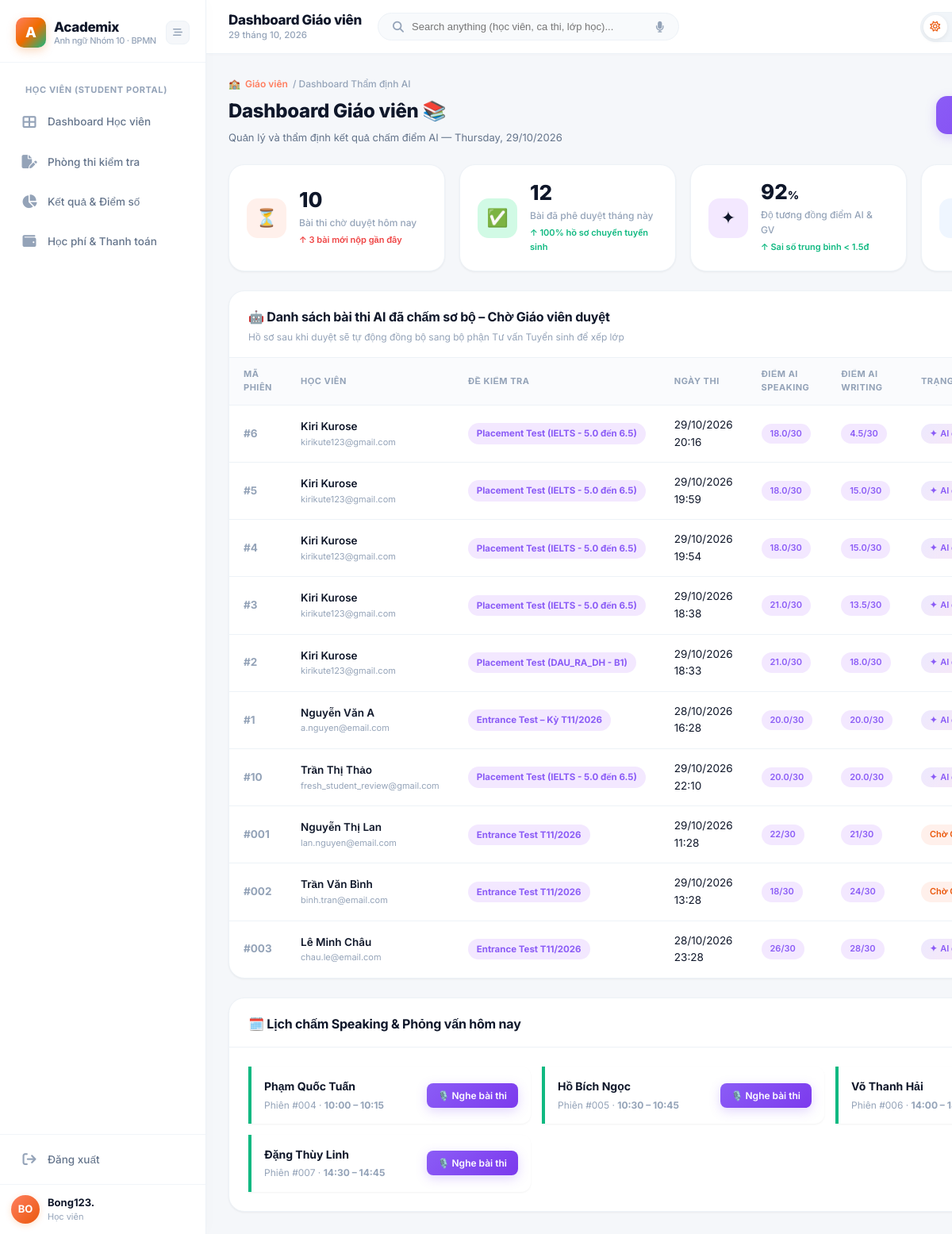
Screenshot of /users/teacher/ (signed in) with the database file from the repository.
### apps/users/models.py (models this page shows, shortened)
class KhachHang(models.Model):
    class TrangThai(models.TextChoices):
        TIEM_NANG = 'TIEM_NANG', 'Tiềm năng'
        DANG_TU_VAN = 'DANG_TU_VAN', 'Đang tư vấn'
        DA_GHI_DANH = 'DA_GHI_DANH', 'Đã ghi danh'
        NGUNG = 'NGUNG', 'Ngừng'
    ho_ten = models.CharField(max_length=255, verbose_name='Họ tên')
    email = models.EmailField(unique=True, verbose_name='Email')
    so_dien_thoai = models.CharField(max_length=20, blank=True, default='', verbose_name='Số điện thoại')
    ngay_sinh = models.DateField(null=True, blank=True, verbose_name='Ngày sinh')
    trang_thai = models.CharField(
        max_length=20,
        choices=TrangThai.choices,
        default=TrangThai.TIEM_NANG,
        verbose_name='Trạng thái',
    )
    ngay_tao = models.DateTimeField(auto_now_add=True, verbose_name='Ngày tạo')
    class Meta:
        db_table = 'khach_hang'
        verbose_name = 'Khách hàng'
        verbose_name_plural = 'Danh sách khách hàng'
        ordering = ['-ngay_tao']

### apps/placement_tests/models.py (models this page shows, shortened)
class BaiKiemTra(models.Model):
    class TrangThai(models.TextChoices):
        KICH_HOAT = 'KICH_HOAT', 'Kích hoạt'
        AN = 'AN', 'Ẩn'
    ten_bai = models.CharField(max_length=255, verbose_name='Tên bài')
    thoi_gian_phut = models.PositiveIntegerField(verbose_name='Thời gian (phút)')
    trang_thai = models.CharField(
        max_length=20,
        choices=TrangThai.choices,
        default=TrangThai.KICH_HOAT,
        verbose_name='Trạng thái',
    )
    class Meta:
        db_table = 'bai_kiem_tra'
        verbose_name = 'Bài kiểm tra'
        verbose_name_plural = 'Danh sách bài kiểm tra'

class PhienLamBai(models.Model):
    class TrangThai(models.TextChoices):
        DA_HEN = 'DA_HEN', 'Đã hẹn'
        DANG_LAM = 'DANG_LAM', 'Đang làm'
        HOAN_THANH = 'HOAN_THANH', 'Hoàn thành'
        HUY = 'HUY', 'Hủy'
    ho_so_tu_van = models.ForeignKey(
        HoSoTuVan,
        on_delete=models.CASCADE,
        related_name='phien_lam_bais',
        verbose_name='Hồ sơ tư vấn',
    )
    bai_kiem_tra = models.ForeignKey(
        BaiKiemTra,
        on_delete=models.PROTECT,
        related_name='phien_lam_bais',
        verbose_name='Bài kiểm tra',
    )
    thoi_gian_hen = models.DateTimeField(
        null=True,
        blank=True,
        verbose_name='Lịch hẹn test',
    )
    bat_dau = models.DateTimeField(null=True, blank=True, verbose_name='Bắt đầu')
    hoan_thanh = models.DateTimeField(null=True, blank=True, verbose_name='Hoàn thành')
    trang_thai = models.CharField(
        max_length=20,
        choices=TrangThai.choices,
        default=TrangThai.DA_HEN,
        verbose_name='Trạng thái',
    )
    class Meta:
        db_table = 'phien_lam_bai'
        verbose_name = 'Phiên làm bài'
        verbose_name_plural = 'Danh sách phiên làm bài'
        ordering = ['-thoi_gian_hen']

### apps/users/views.py (the view)
# urls.py: path('teacher/', views.teacher_dashboard, name='teacher_dashboard'),
def teacher_dashboard(request):
    if not request.session.get('user_email') and not (hasattr(request, 'user') and request.user.is_authenticated):
        return redirect('users:student_login')
    now = timezone.now()
    real_reviews = []
    try:
        db_phiens = PhienLamBai.objects.select_related('ho_so_tu_van__khach_hang', 'bai_kiem_tra').prefetch_related('bai_lam_ky_nangs').order_by('-hoan_thanh')[:10]
        for p in db_phiens:
            kh = p.ho_so_tu_van.khach_hang if p.ho_so_tu_van else None
            spk_score = 20.0
            wri_score = 20.0
            for b in p.bai_lam_ky_nangs.all():
                if b.ky_nang == 'SPEAKING':
                    spk_score = b.diem_dieu_chinh or b.diem_tu_dong or 20.0
                elif b.ky_nang == 'WRITING':
                    wri_score = b.diem_dieu_chinh or b.diem_tu_dong or 20.0
            real_reviews.append({
                'ma_phien': str(p.id),
                'ten_hoc_vien': kh.ho_ten if (kh and kh.ho_ten) else 'Học viên mới',
                'email': kh.email if kh else '',
                'ten_bai': p.bai_kiem_tra.ten_bai if p.bai_kiem_tra else 'Entrance Test T11/2026',
                'ngay_thi': p.hoan_thanh or p.bat_dau or now,
                'speaking_score': round(spk_score, 1),
                'writing_score': round(wri_score, 1),
                'trang_thai': 'AI_DA_CHAM',
            })
    except Exception:
        pass
    fallback_reviews = [
        {
            'ma_phien': '001',
            'ten_hoc_vien': 'Nguyễn Thị Lan',
            'email': 'lan.nguyen@email.com',
            'ten_bai': 'Entrance Test T11/2026',
            'ngay_thi': now - timedelta(hours=12),
            'speaking_score': 22,
            'writing_score': 21,
            'trang_thai': 'CHO_DUYET',
        },
        {
            'ma_phien': '002',
            'ten_hoc_vien': 'Trần Văn Bình',
            'email': 'binh.tran@email.com',
            'ten_bai': 'Entrance Test T11/2026',
            'ngay_thi': now - timedelta(hours=10),
            'speaking_score': 18,
            'writing_score': 24,
            'trang_thai': 'CHO_DUYET',
        },
        {
            'ma_phien': '003',
            'ten_hoc_vien': 'Lê Minh Châu',
            'email': 'chau.le@email.com',
            'ten_bai': 'Entrance Test T11/2026',
            'ngay_thi': now - timedelta(days=1),
            'speaking_score': 26,
            'writing_score': 28,
            'trang_thai': 'AI_DA_CHAM',
        },
    ]
    all_reviews = real_reviews + [r for r in fallback_reviews if r['ma_phien'] not in [x['ma_phien'] for x in real_reviews]]
    context = {
        'today': now,
        'pending_count': len(all_reviews),
        'approved_count': 12,
        'ai_accuracy': 92,
        'speaking_count': 4,
        'review_list': all_reviews,
        'speaking_schedule': [
            {'ten_hoc_vien': 'Phạm Quốc Tuấn', 'ma_phien': '004', 'gio_hen': '10:00 – 10:15'},
            {'ten_hoc_vien': 'Hồ Bích Ngọc', 'ma_phien': '005', 'gio_hen': '10:30 – 10:45'},
            {'ten_hoc_vien': 'Võ Thanh Hải', 'ma_phien': '006', 'gio_hen': '14:00 – 14:15'},
            {'ten_hoc_vien': 'Đặng Thùy Linh', 'ma_phien': '007', 'gio_hen': '14:30 – 14:45'},
        ],
    }
    return render(request, 'users/teacher_dashboard.html', context)

### apps/users/templates/users/teacher_dashboard.html (shortened to what this page needs)
{% extends 'base.html' %}
{% load static %}
{% block page_heading %}Dashboard Giáo viên{% endblock %}
{% block content %}
<div class="page-header">
  <div class="page-breadcrumb">🏫 <span>Giáo viên</span> / Dashboard Thẩm định AI</div>
  <div style="display: flex; justify-content: space-between; align-items: flex-start; flex-wrap: wrap; gap: 12px;">
    <div>
      <h1 class="page-title">Dashboard Giáo viên 📚</h1>
      <p class="page-subtitle">Quản lý và thẩm định kết quả chấm điểm AI — {{ today|date:"l, d/m/Y" }}</p>
    </div>
    <a href="{% url 'placement_tests:teacher_review' %}" class="btn btn-purple btn-lg">
    </a>
  </div>
</div>
<div class="stat-grid">
  <div class="stat-card">
    <div class="stat-icon coral">⏳</div>
    <div class="stat-info">
      <div class="stat-value">{{ pending_count|default:7 }}</div>
      <div class="stat-label">Bài thi chờ duyệt hôm nay</div>
      <div class="stat-delta down">↑ 3 bài mới nộp gần đây</div>
    </div>
  </div>
  <div class="stat-card">
    <div class="stat-icon emerald">✅</div>
    <div class="stat-info">
      <div class="stat-value">{{ approved_count|default:12 }}</div>
      <div class="stat-label">Bài đã phê duyệt tháng này</div>
      <div class="stat-delta up">↑ 100% hồ sơ chuyển tuyển sinh</div>
    </div>
  </div>
  <div class="stat-card">
    <div class="stat-icon purple">✦</div>
    <div class="stat-info">
      <div class="stat-value">{{ ai_accuracy|default:88 }}<span style="font-size:14px">%</span></div>
      <div class="stat-label">Độ tương đồng điểm AI & GV</div>
      <div class="stat-delta up">↑ Sai số trung bình &lt; 1.5đ</div>
    </div>
  </div>
  <div class="stat-card">
    <div class="stat-icon blue">🎙️</div>
  </div>
</div>
<div class="card rounded-2xl shadow-sm" style="margin-bottom: 24px;">
  <div class="card-header">
    <div>
      <div class="card-title">🤖 Danh sách bài thi AI đã chấm sơ bộ – Chờ Giáo viên duyệt</div>
      <div class="card-subtitle">Hồ sơ sau khi duyệt sẽ tự động đồng bộ sang bộ phận Tư vấn Tuyển sinh để xếp lớp</div>
    </div>
  </div>
  <div class="table-wrapper">
    <table>
      <thead>
        <tr>
          <th>Mã phiên</th>
          <th>Học viên</th>
          <th>Đề kiểm tra</th>
          <th>Ngày thi</th>
          <th>Điểm AI Speaking</th>
          <th>Điểm AI Writing</th>
          <th>Trạng thái</th>
        </tr>
      </thead>
      <tbody>
        {% for item in review_list %}
        <tr>
          <td style="font-weight: 700; color: var(--text-muted);">#{{ item.ma_phien }}</td>
          <td>
            <div style="font-weight: 600; font-size: 13.5px;">{{ item.ten_hoc_vien }}</div>
            <div style="font-size: 11px; color: var(--text-muted);">{{ item.email }}</div>
          </td>
          <td><span class="badge badge-purple" style="font-size: 11.5px; font-weight: 700;">{{ item.ten_bai }}</span></td>
          <td>{{ item.ngay_thi|date:"d/m/Y H:i" }}</td>
          <td><span class="badge badge-purple">{{ item.speaking_score }}/30</span></td>
          <td><span class="badge badge-purple">{{ item.writing_score }}/30</span></td>
          <td>
            {% if item.trang_thai == 'CHO_DUYET' %}
              <span class="badge badge-coral">Chờ GV duyệt</span>
            {% elif item.trang_thai == 'AI_DA_CHAM' %}
              <span class="badge badge-ai">AI đã chấm</span>
            {% else %}
              <span class="badge badge-emerald">Đã duyệt</span>
            {% endif %}
          </td>
        </tr>
        {% endfor %}
      </tbody>
    </table>
  </div>
</div>
<div class="card rounded-2xl shadow-sm">
  <div class="card-header">
    <div class="card-title">🗓️ Lịch chấm Speaking & Phỏng vấn hôm nay</div>
  </div>
  <div class="card-body">
    <div style="display: grid; grid-template-columns: repeat(auto-fill, minmax(280px, 1fr)); gap: 14px;">
      {% for s in speaking_schedule %}
      <div class="class-card available" style="margin-bottom: 0;">
        <div>
          <div style="font-weight: 700; font-size: 14px; color: var(--text-primary);">{{ s.ten_hoc_vien }}</div>
          <div style="font-size: 12px; color: var(--text-muted); margin-top: 2px;">
            Phiên #{{ s.ma_phien }} · <strong>{{ s.gio_hen }}</strong>
          </div>
        </div>
        <a href="{% url 'placement_tests:teacher_review' %}?session={{ s.ma_phien }}&skill=SPEAKING" class="btn btn-purple btn-sm">
          🎙️ Nghe bài thi
        </a>
      </div>
      {% endfor %}
    </div>
  </div>
</div>
{% endblock %}

### templates/base.html (shortened to what this page needs)
{% load static %}
<!DOCTYPE html>
<html lang="vi" data-theme="light">
<head>
  <link rel="stylesheet" href="https://cdnjs.cloudflare.com/ajax/libs/font-awesome/6.5.0/css/all.min.css">
  <link rel="stylesheet" href="{% static 'css/academix.css' %}">
  <link rel="stylesheet" href="{% static 'css/components.css' %}">
</head>
<body>
  <div class="app-wrapper">
    <aside class="sidebar" id="sidebar">
      <div class="sidebar-logo">
        <div class="logo-main">
          <div class="logo-icon">A</div>
          <div class="logo-text">
            Academix
            <small>Anh ngữ Nhóm 10 · BPMN</small>
          </div>
        </div>
        <button class="logo-collapse" id="sidebar-collapse-btn" title="Thu gọn / Mở rộng" onclick="toggleSidebar()">
          <i class="fa-solid fa-bars-staggered"></i>
        </button>
      </div>
      <nav class="sidebar-nav">
        {% block sidebar_main %}
        {% if request.user.role == 'STUDENT' or current_role == 'STUDENT' %}
        <div class="sidebar-section-label">Học viên (Student Portal)</div>
        <a href="{% url 'users:student_dashboard' %}" class="nav-item" data-href="{% url 'users:student_dashboard' %}">
          <span class="nav-icon"><i class="fa-solid fa-table-cells-large"></i></span>
          <span>Dashboard Học viên</span>
        </a>
        <a href="{% url 'placement_tests:test_room' %}" class="nav-item"
          data-href="{% url 'placement_tests:test_room' %}">
          <span class="nav-icon"><i class="fa-solid fa-file-pen"></i></span>
          <span>Phòng thi kiểm tra</span>
        </a>
        <a href="{% url 'placement_tests:test_result' %}" class="nav-item"
          data-href="{% url 'placement_tests:test_result' %}">
          <span class="nav-icon"><i class="fa-solid fa-chart-pie"></i></span>
          <span>Kết quả & Điểm số</span>
        </a>
        <a href="{% url 'billing:payment_detail' %}" class="nav-item" data-href="{% url 'billing:payment_detail' %}">
          <span class="nav-icon"><i class="fa-solid fa-wallet"></i></span>
          <span>Học phí & Thanh toán</span>
        </a>
        {% endif %}
        {% endblock %}
      </nav>
      <div class="sidebar-footer">
        <a href="{% url 'users:student_logout' %}" class="nav-item sidebar-footer-item">
          <span class="nav-icon"><i class="fa-solid fa-arrow-right-from-bracket"></i></span>
          <span>Đăng xuất</span>
        </a>
        <div class="sidebar-profile">
          <div class="avatar" id="sidebar-avatar-circle">
            {{ user_initials|default:"HV" }}
          </div>
          <div class="profile-info">
            <div class="profile-name" id="sidebar-user-name">
              {{ display_user_name|default:"Người dùng" }}
            </div>
            <div class="profile-role" id="sidebar-user-role">
              {{ role_label|default:"Học viên" }}
            </div>
          </div>
        </div>
      </div>
    </aside>
    <div class="main-area">
      <header class="top-header">
        <div class="header-left">
          <div class="header-title-box">
            <div class="header-title">{% block page_heading %}Dashboard{% endblock %}</div>
            <div class="header-date" id="header-live-date">23 September, 2024</div>
          </div>
        </div>
        <div class="header-search">
          <i class="fa-solid fa-magnifying-glass search-icon"></i>
          <input type="text" id="global-search" placeholder="Search anything (học viên, ca thi, lớp học)...">
          <i class="fa-solid fa-microphone search-mic" title="Tìm bằng giọng nói"></i>
        </div>
        <div class="header-actions">
          <div class="theme-pill-toggle" title="Đổi chế độ sáng / tối" onclick="ThemeManager.toggle()">
            <div class="theme-pill-btn active" id="theme-sun-btn" title="Giao diện Sáng">
              <i class="fa-regular fa-sun"></i>
            </div>
            <div class="theme-pill-btn" id="theme-moon-btn" title="Giao diện Tối">
            </div>
          </div>
        </div>
      </header>
      <main class="page-content">
        {% block content %}
        {% endblock %}
      </main>
    </div>
  </div>
</body>
</html>

### rows the page displays
KhachHang: ten_hoc_vien "Kiri Kurose" "Kiri Kurose" "Kiri Kurose" "Kiri Kurose" "Kiri Kurose", email "kirikute123@gmail.com" "kirikute123@gmail.com" "kirikute123@gmail.com" "kirikute123@gmail.com" "kirikute123@gmail.com"
BaiKiemTra: ten_bai "Placement Test (IELTS - 5.0 đến 6.5)" "Placement Test (IELTS - 5.0 đến 6.5)" "Placement Test (IELTS - 5.0 đến 6.5)" "Placement Test (IELTS - 5.0 đến 6.5)" "Placement Test (IELTS - 5.0 đến 6.5)"
PhienLamBai: ngay_thi "29/10/2026 20:16"
PhienLamBai: ngay_thi "29/10/2026 19:59"
PhienLamBai: ngay_thi "29/10/2026 19:54"
PhienLamBai: ngay_thi "29/10/2026 18:38"
BaiKiemTra: ten_bai "Placement Test (DAU_RA_DH - B1)"
PhienLamBai: ngay_thi "29/10/2026 18:33"
KhachHang: ten_hoc_vien "Nguyễn Văn A", email "a.nguyen@email.com"
BaiKiemTra: ten_bai "Entrance Test – Kỳ T11/2026"
PhienLamBai: ngay_thi "28/10/2026 16:28"
KhachHang: ten_hoc_vien "Trần Thị Thảo", email "fresh_student_review@gmail.com"
PhienLamBai: ngay_thi "29/10/2026 22:10"

### other values shown
{{ user_initials|default:"HV" }} "BO"
{{ display_user_name|default:"Người dùng" }} "Bong123."
{{ role_label|default:"Học viên" }} "Học viên"
{{ pending_count|default:7 }} "10"
{{ approved_count|default:12 }} "12"
{{ ai_accuracy|default:88 }} "92"
{{ item.ma_phien }} "6" "5" "4" "3" "2" "1" "10" "001" "002" "003"
{{ item.speaking_score }} "18.0" "18.0" "18.0" "21.0" "21.0" "20.0" "20.0" "22" "18" "26"
{{ item.writing_score }} "4.5" "15.0" "15.0" "13.5" "18.0" "20.0" "20.0" "21" "24" "28"
{{ item.ten_hoc_vien }} "Nguyễn Thị Lan" "Trần Văn Bình" "Lê Minh Châu"
{{ item.email }} "lan.nguyen@email.com" "binh.tran@email.com" "chau.le@email.com"
{{ item.ten_bai }} "Entrance Test T11/2026" "Entrance Test T11/2026" "Entrance Test T11/2026"
{{ item.ngay_thi|date:"d/m/Y H:i" }} "29/10/2026 11:28" "29/10/2026 13:28" "28/10/2026 23:28"
{{ s.ten_hoc_vien }} "Phạm Quốc Tuấn" "Hồ Bích Ngọc" "Võ Thanh Hải" "Đặng Thùy Linh"
{{ s.ma_phien }} "004" "005" "006" "007"
